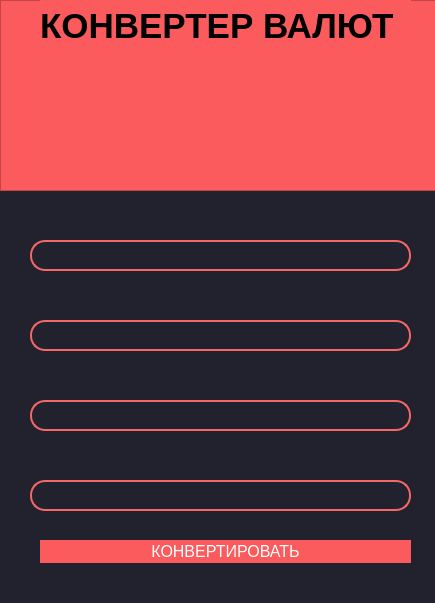
<?xml version="1.0" encoding="UTF-8"?>
<ui version="4.0">
 <class>MainWindow</class>
 <widget class="QMainWindow" name="MainWindow">
  <property name="geometry">
   <rect>
    <x>0</x>
    <y>0</y>
    <width>435</width>
    <height>603</height>
   </rect>
  </property>
  <property name="windowTitle">
   <string>MainWindow</string>
  </property>
  <property name="styleSheet">
   <string notr="true">background-color:#22222e</string>
  </property>
  <widget class="QWidget" name="centralwidget">
   <property name="styleSheet">
    <string notr="true">background-color: #22222e\n</string>
   </property>
   <widget class="QFrame" name="frame">
    <property name="geometry">
     <rect>
      <x>0</x>
      <y>0</y>
      <width>441</width>
      <height>191</height>
     </rect>
    </property>
    <property name="styleSheet">
     <string notr="true">background-color:#fb5b5d  </string>
    </property>
    <property name="frameShape">
     <enum>QFrame::StyledPanel</enum>
    </property>
    <property name="frameShadow">
     <enum>QFrame::Raised</enum>
    </property>
    <widget class="QLabel" name="label">
     <property name="geometry">
      <rect>
       <x>40</x>
       <y>0</y>
       <width>371</width>
       <height>51</height>
      </rect>
     </property>
     <property name="font">
      <font>
       <pointsize>26</pointsize>
       <weight>75</weight>
       <bold>true</bold>
      </font>
     </property>
     <property name="text">
      <string>КОНВЕРТЕР ВАЛЮТ</string>
     </property>
    </widget>
   </widget>
   <widget class="QLineEdit" name="lineEdit_4">
    <property name="geometry">
     <rect>
      <x>30</x>
      <y>480</y>
      <width>381</width>
      <height>31</height>
     </rect>
    </property>
    <property name="font">
     <font>
      <pointsize>14</pointsize>
     </font>
    </property>
    <property name="styleSheet">
     <string notr="true">background-color: #22222e;
border: 2px solid #f66867;
border-radius: 15;
color: white
 </string>
    </property>
    <property name="text">
     <string/>
    </property>
    <property name="alignment">
     <set>Qt::AlignCenter</set>
    </property>
   </widget>
   <widget class="QPushButton" name="pushButton">
    <property name="geometry">
     <rect>
      <x>40</x>
      <y>540</y>
      <width>371</width>
      <height>23</height>
     </rect>
    </property>
    <property name="font">
     <font>
      <pointsize>12</pointsize>
     </font>
    </property>
    <property name="styleSheet">
     <string notr="true">QPushButton {
	color :white;
	background-color: #fb5b5d;
	border-radius: 30
}

QPushButton:pressed {
	background-color:#fa4244
}</string>
    </property>
    <property name="text">
     <string>КОНВЕРТИРОВАТЬ</string>
    </property>
   </widget>
   <widget class="QLineEdit" name="lineEdit_5">
    <property name="geometry">
     <rect>
      <x>30</x>
      <y>400</y>
      <width>381</width>
      <height>31</height>
     </rect>
    </property>
    <property name="font">
     <font>
      <pointsize>14</pointsize>
     </font>
    </property>
    <property name="styleSheet">
     <string notr="true">background-color: #22222e;
border: 2px solid #f66867;
border-radius: 15;
color: white
 </string>
    </property>
    <property name="text">
     <string/>
    </property>
    <property name="alignment">
     <set>Qt::AlignCenter</set>
    </property>
   </widget>
   <widget class="QLineEdit" name="lineEdit_6">
    <property name="geometry">
     <rect>
      <x>30</x>
      <y>320</y>
      <width>381</width>
      <height>31</height>
     </rect>
    </property>
    <property name="font">
     <font>
      <pointsize>14</pointsize>
     </font>
    </property>
    <property name="styleSheet">
     <string notr="true">background-color: #22222e;
border: 2px solid #f66867;
border-radius: 15;
color: white
 </string>
    </property>
    <property name="text">
     <string/>
    </property>
    <property name="alignment">
     <set>Qt::AlignCenter</set>
    </property>
   </widget>
   <widget class="QLineEdit" name="lineEdit_7">
    <property name="geometry">
     <rect>
      <x>30</x>
      <y>240</y>
      <width>381</width>
      <height>31</height>
     </rect>
    </property>
    <property name="font">
     <font>
      <pointsize>14</pointsize>
     </font>
    </property>
    <property name="styleSheet">
     <string notr="true">background-color: #22222e;
border: 2px solid #f66867;
border-radius: 15;
color: white
 </string>
    </property>
    <property name="text">
     <string/>
    </property>
    <property name="alignment">
     <set>Qt::AlignCenter</set>
    </property>
   </widget>
  </widget>
 </widget>
 <resources/>
 <connections/>
</ui>
